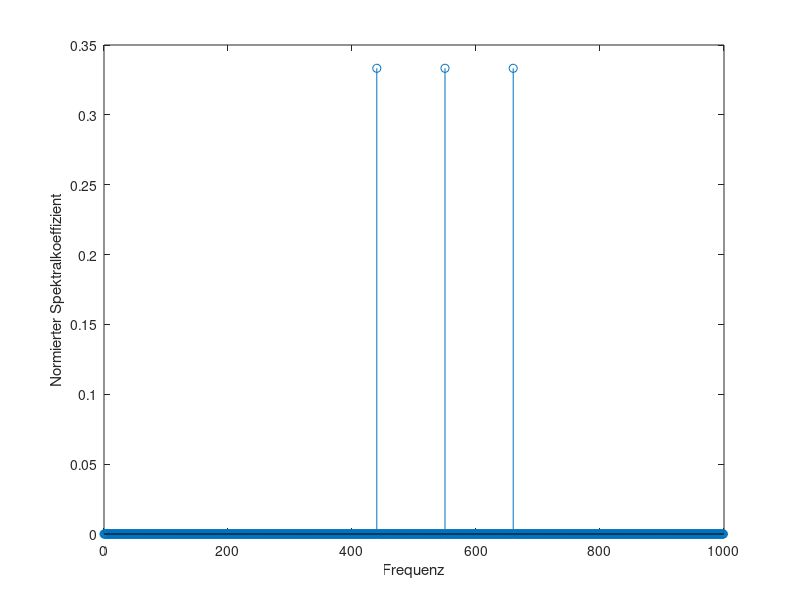

MATLAB code to generate this figure:
%-- Kap_05_SpektrumDreiklang.m
fs = 2000;  delta_t = 1/fs;
T = 1.0; t = 0:delta_t:T-delta_t;  
y = 1/3*(sin(2*pi*440*t)+sin(2*pi*550*t)+sin(2*pi*660*t));
N = length(y) 
c = 2*abs(fft(y))/N; %-- Spektralkoeffizienten
f_k = (0:N-1)*fs/N;  %-- zugehörige Frequenzen
N2 = round(N/2);
stem(f_k(1:N2),c(1:N2));
xlabel('Frequenz'); ylabel('Normierter Spektralkoeffizient'); 
